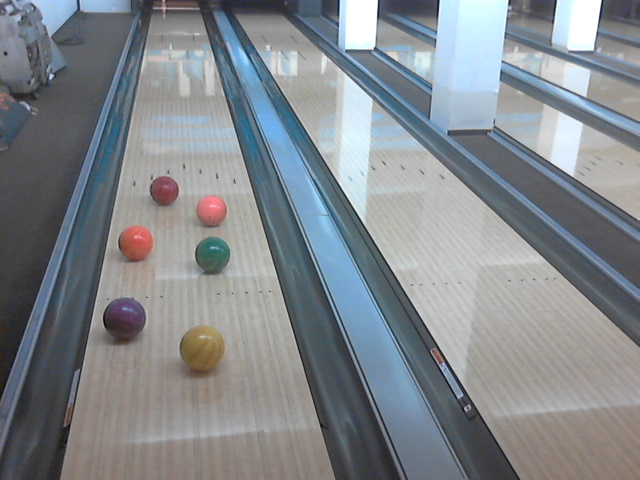
#> input picture slika1.jpg, 640 x 480 px, given in place of the camera
$ python 'B - Test.py'
#> lines starting #> are read from the running program, lines starting #| are printed output that depends on the picture; after the words box and inside, x2 and y2 are one past the last pixel; in counts of white or black regions, pixels touching at a corner belong together
import numpy as np
import cv2 as cv
import imutils
import datetime
import time
import skimage
import os
import PIL
import matplotlib
from tkinter import *


lower_hsv = (0, 110, 0)
upper_hsv = (179, 255, 255)
trigger = False
startTime = 0
potovanjeKrogle = 0
met = []
tocke = []


video = cv.VideoCapture(0)

time.sleep(2.0)

while True:

    time.sleep(1/500)

    ret, frame = video.read()
#> frame is the input picture: shape (480, 640, 3); mean B, G, R 140.7, 135.8, 130.4


    if frame is None:
        break

    cframe = frame.copy()

    poly1 = np.array([[[44,480],[146,0],[0,0],[0,480]]], dtype=np.int32)               #leva stran
    poly = cv.fillPoly(frame, poly1, 0)
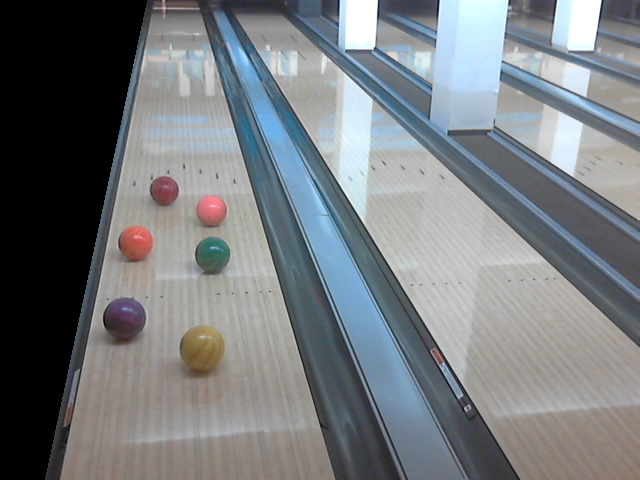
#> poly: shape (480, 640, 3); mean B, G, R 126.2, 122.6, 118.2
    poly2 = np.array([[[349,480],[203,0],[640,0],[640,480]]], dtype=np.int32)          #desna stran
    poly = cv.fillPoly(frame, poly2, 0)
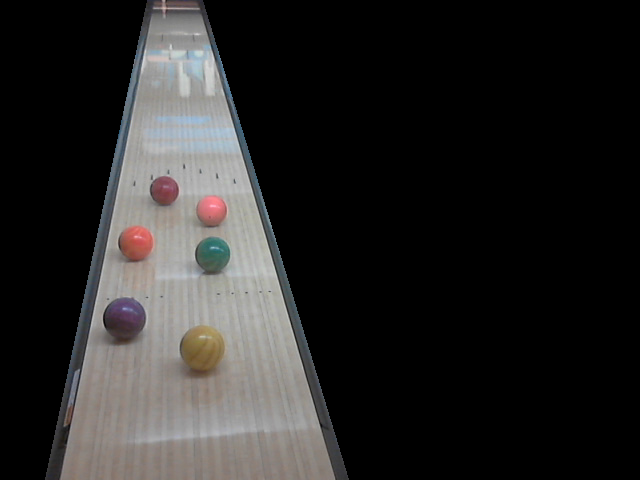
#> poly: shape (480, 640, 3); mean B, G, R 38.6, 39.3, 40.3
    poly3 = np.array([[[0,0],[0,10],[640,10],[640,0]]], dtype=np.int32)                #zgori   parametr 4 in 6
    poly = cv.fillPoly(frame, poly3, 0)
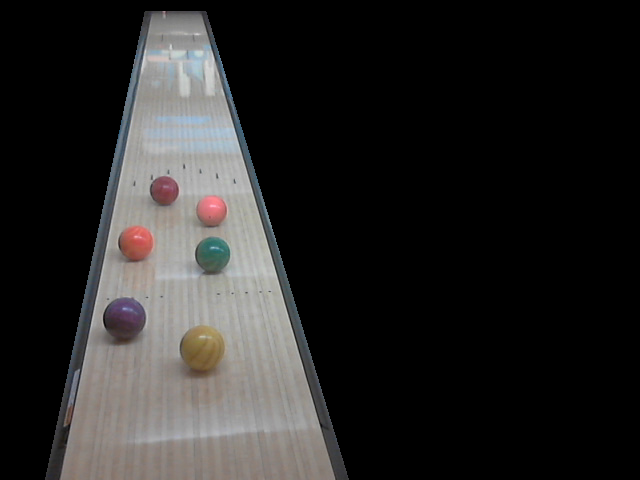
#> poly: shape (480, 640, 3); 0.21% of pixels changed, all inside (x1, y1, x2, y2) = (145, 0, 206, 11)
    poly4 = np.array([[[800,600],[0,600],[0,595],[800,595]]], dtype=np.int32)          #spodi    parametr 6 in 8
    poly = cv.fillPoly(frame, poly4, 0)


    blurred = cv.GaussianBlur(frame, (3, 3), 0)
    hsv = cv.cvtColor(blurred, cv.COLOR_BGR2HSV)
#> hsv: shape (480, 640, 3); mean H, S, V 11.9, 6.8, 41.1

    maska = cv.inRange(hsv, lower_hsv, upper_hsv)
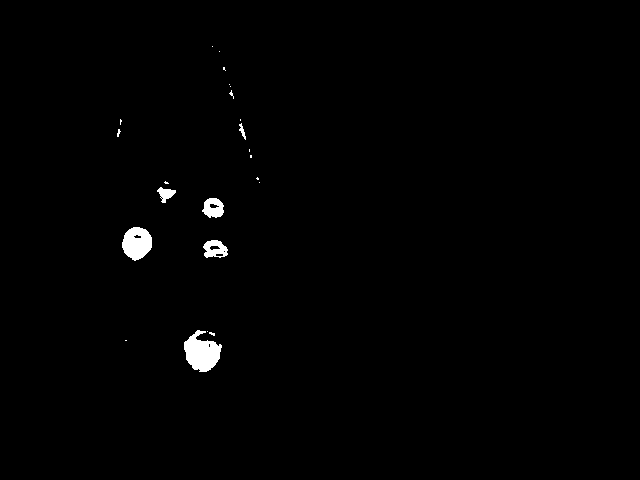
#> maska: shape (480, 640); 0.87% white; 23 white regions (17 under 20 px), largest, box (x1, y1, x2, y2) and area: (184, 330, 222, 372) 1006, (122, 227, 152, 261) 748, (202, 198, 224, 218) 311, (203, 240, 228, 258) 301, (157, 187, 176, 203) 162, (239, 123, 246, 140) 49
    maska = cv.erode(maska, None, iterations=2)
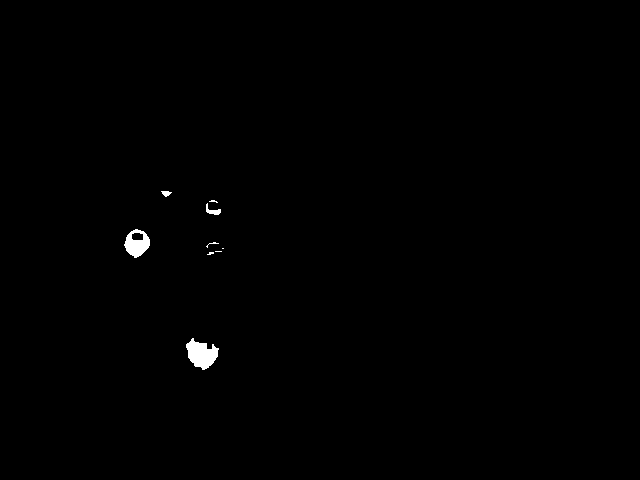
#> maska: shape (480, 640); 0.41% white; 9 white regions (5 under 20 px), largest, box (x1, y1, x2, y2) and area: (186, 338, 219, 370) 643, (124, 229, 150, 258) 454, (206, 203, 221, 215) 77, (161, 191, 172, 197) 41
    maska = cv.dilate(maska, None, iterations=2)
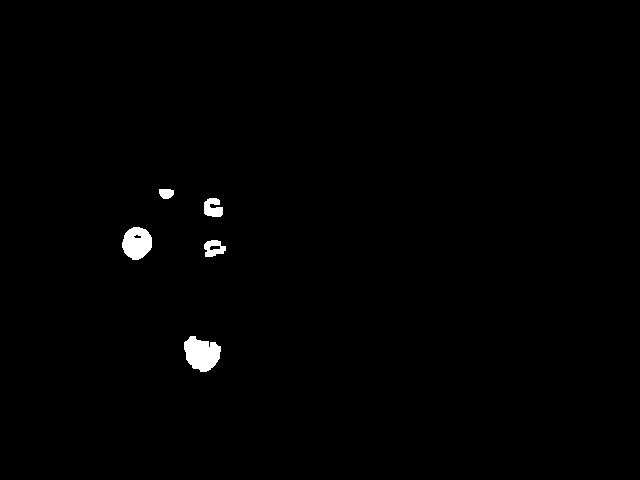
#> maska: shape (480, 640); 0.76% white; 5 white regions


    kontura = cv.findContours(maska.copy(), cv.RETR_EXTERNAL, cv.CHAIN_APPROX_SIMPLE)
#> kontura = 5 contours; box (x1, y1, x2, y2) and area: (184, 336, 221, 372) 879, (122, 227, 152, 260) 717, (204, 240, 226, 257) 243, (204, 198, 223, 217) 232, (159, 189, 174, 199) 106
    kontura = imutils.grab_contours(kontura)
    center = None


    if len(kontura) > 0:

        if not trigger:
            trigger = True
            startTime = time.time()

        c = max(kontura, key=cv.contourArea)
#> c = contour of 50 points, box (x1, y1, x2, y2) (184, 336, 221, 372), area 879

        ((x, y), radius) = cv.minEnclosingCircle(c)
#> x = 201.1; y = 351.9; radius = 19.76

        M = cv.moments(c)
#> M = moments, m00 879, centre m10/m00, m01/m00 = (201.3, 353.6)
        center = (int(M["m10"] / M["m00"]), int(M["m01"] / M["m00"]))
#> center = (201, 353)


        if radius > 1:
            cv.circle(frame, (int(x), int(y)), int(radius), (0, 255, 255), 1)
#> frame: shape (480, 640, 3); 0.03% of pixels changed, all inside (x1, y1, x2, y2) = (182, 332, 221, 371)
            cv.circle(frame, center, 5, (0, 0, 255), 1)
#> frame: shape (480, 640, 3); mean B, G, R 38.4, 39.1, 40.2
    else:
        if(trigger):
            trigger = False
            potovanjeKrogle = time.time() - startTime

            barva = tuple(np.random.randint(255, size=3).astype(np.uint8))
            barva= (np.asscalar(barva[0]),np.asscalar(barva[1]),np.asscalar(barva[2]))

            met.append([tocke, barva])
            tocke = []


            if potovanjeKrogle > 0.5:
                print("Krogla je potovala: " + str(round(potovanjeKrogle, 2)) + " sekund" + "\n" + "Hitrost krogle je: " + str(round((18/potovanjeKrogle*3.6),2)) + " km/h" + "\n" + "\n" + "\n" + "Za izbris trajektorije pridržite tipko <d> in" + "\n" +  "pri tem pazite da na stezi ni zaznane nobene krogle!" + "\n" + "\n" + "\n" + "Za izbris terminala, pridržite tipko <t>!" + "\n" + "--------------------------------------------------------------")


        if cv.waitKey(1) & 0xFF == ord('d'):
            print("Trajektorija izbrisana" + "\n" + "--------------------------------------------------------------")
            met = []

        if cv.waitKey(1) & 0xFF == ord('t'):
            os.system('cls||clear')

    tocke.append(center)


    for index, m in enumerate(met):
        prej = None

        barva = met[index][1]
        for i in m[0]:

            if prej is not None:
                cv.line(cframe, prej, i, barva, 4)

            prej = i

    for i in range(1, len(tocke)):

        if tocke[i - 1] is None or tocke[i] is None:
            continue

        cv.line(cframe, tocke[i - 1], tocke[i], (0, 0, 255), 4)
#> this loop made 0 passes


    cv.imshow("Frame", cframe)
    cv.imshow("maska", maska)
    cv.imshow("Blur", blurred)
    cv.imshow("Poly", poly)


    if cv.waitKey(1) & 0xFF == ord('q'):
#> (key q is pressed here)
        break


video.release()
cv.destroyAllWindows()
